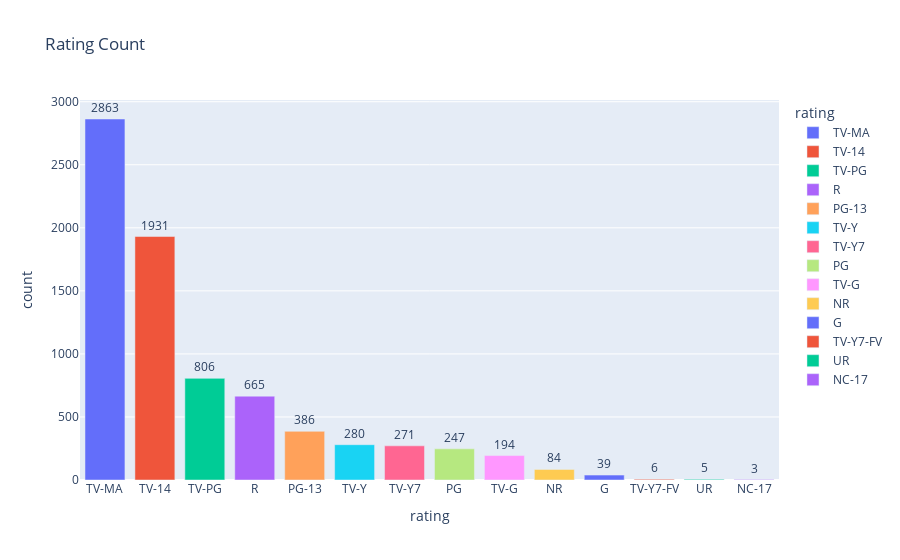

Notebook cell for this chart:
### Markdown cell above
International Movies, Dramas, Comedies, International Tv Shows recorded high values. This shows that netflix produces more internaltional and drama contents
¶

### Code cell
rating = pd.DataFrame(data.groupby("rating")["title"].count())

rating.reset_index(inplace=True)

rating.columns=["rating", "count"]

#sorting data
rating =pd.DataFrame(rating)
rating = rating.sort_values(by=['count'], ascending=False)

#creating a barchart
fig = px.bar(rating, x="rating", y="count",title="Rating Count",text="count",color="rating")
fig.update_traces(textposition="outside")

fig.show()

### Figure 1 — Plotly figure (JSON) as saved in the notebook; plotly's stock layout.template omitted (floating-point values rounded to 4 significant figures)
{"data": [{"alignmentgroup": "True", "hovertemplate": "rating=%{x}<br>count=%{text}<extra></extra>", "legendgroup": "TV-MA", "marker": {"color": "#636efa"}, "name": "TV-MA", "offsetgroup": "TV-MA", "orientation": "v", "showlegend": true, "text": [2863], "textposition": "outside", "type": "bar", "x": ["TV-MA"], "xaxis": "x", "y": [2863], "yaxis": "y"}, {"alignmentgroup": "True", "hovertemplate": "rating=%{x}<br>count=%{text}<extra></extra>", "legendgroup": "TV-14", "marker": {"color": "#EF553B"}, "name": "TV-14", "offsetgroup": "TV-14", "orientation": "v", "showlegend": true, "text": [1931], "textposition": "outside", "type": "bar", "x": ["TV-14"], "xaxis": "x", "y": [1931], "yaxis": "y"}, {"alignmentgroup": "True", "hovertemplate": "rating=%{x}<br>count=%{text}<extra></extra>", "legendgroup": "TV-PG", "marker": {"color": "#00cc96"}, "name": "TV-PG", "offsetgroup": "TV-PG", "orientation": "v", "showlegend": true, "text": [806], "textposition": "outside", "type": "bar", "x": ["TV-PG"], "xaxis": "x", "y": [806], "yaxis": "y"}, {"alignmentgroup": "True", "hovertemplate": "rating=%{x}<br>count=%{text}<extra></extra>", "legendgroup": "R", "marker": {"color": "#ab63fa"}, "name": "R", "offsetgroup": "R", "orientation": "v", "showlegend": true, "text": [665], "textposition": "outside", "type": "bar", "x": ["R"], "xaxis": "x", "y": [665], "yaxis": "y"}, {"alignmentgroup": "True", "hovertemplate": "rating=%{x}<br>count=%{text}<extra></extra>", "legendgroup": "PG-13", "marker": {"color": "#FFA15A"}, "name": "PG-13", "offsetgroup": "PG-13", "orientation": "v", "showlegend": true, "text": [386], "textposition": "outside", "type": "bar", "x": ["PG-13"], "xaxis": "x", "y": [386], "yaxis": "y"}, {"alignmentgroup": "True", "hovertemplate": "rating=%{x}<br>count=%{text}<extra></extra>", "legendgroup": "TV-Y", "marker": {"color": "#19d3f3"}, "name": "TV-Y", "offsetgroup": "TV-Y", "orientation": "v", "showlegend": true, "text": [280], "textposition": "outside", "type": "bar", "x": ["TV-Y"], "xaxis": "x", "y": [280], "yaxis": "y"}, {"alignmentgroup": "True", "hovertemplate": "rating=%{x}<br>count=%{text}<extra></extra>", "legendgroup": "TV-Y7", "marker": {"color": "#FF6692"}, "name": "TV-Y7", "offsetgroup": "TV-Y7", "orientation": "v", "showlegend": true, "text": [271], "textposition": "outside", "type": "bar", "x": ["TV-Y7"], "xaxis": "x", "y": [271], "yaxis": "y"}, {"alignmentgroup": "True", "hovertemplate": "rating=%{x}<br>count=%{text}<extra></extra>", "legendgroup": "PG", "marker": {"color": "#B6E880"}, "name": "PG", "offsetgroup": "PG", "orientation": "v", "showlegend": true, "text": [247], "textposition": "outside", "type": "bar", "x": ["PG"], "xaxis": "x", "y": [247], "yaxis": "y"}, {"alignmentgroup": "True", "hovertemplate": "rating=%{x}<br>count=%{text}<extra></extra>", "legendgroup": "TV-G", "marker": {"color": "#FF97FF"}, "name": "TV-G", "offsetgroup": "TV-G", "orientation": "v", "showlegend": true, "text": [194], "textposition": "outside", "type": "bar", "x": ["TV-G"], "xaxis": "x", "y": [194], "yaxis": "y"}, {"alignmentgroup": "True", "hovertemplate": "rating=%{x}<br>count=%{text}<extra></extra>", "legendgroup": "NR", "marker": {"color": "#FECB52"}, "name": "NR", "offsetgroup": "NR", "orientation": "v", "showlegend": true, "text": [84], "textposition": "outside", "type": "bar", "x": ["NR"], "xaxis": "x", "y": [84], "yaxis": "y"}, {"alignmentgroup": "True", "hovertemplate": "rating=%{x}<br>count=%{text}<extra></extra>", "legendgroup": "G", "marker": {"color": "#636efa"}, "name": "G", "offsetgroup": "G", "orientation": "v", "showlegend": true, "text": [39], "textposition": "outside", "type": "bar", "x": ["G"], "xaxis": "x", "y": [39], "yaxis": "y"}, {"alignmentgroup": "True", "hovertemplate": "rating=%{x}<br>count=%{text}<extra></extra>", "legendgroup": "TV-Y7-FV", "marker": {"color": "#EF553B"}, "name": "TV-Y7-FV", "offsetgroup": "TV-Y7-FV", "orientation": "v", "showlegend": true, "text": [6], "textposition": "outside", "type": "bar", "x": ["TV-Y7-FV"], "xaxis": "x", "y": [6], "yaxis": "y"}, {"alignmentgroup": "True", "hovertemplate": "rating=%{x}<br>count=%{text}<extra></extra>", "legendgroup": "UR", "marker": {"color": "#00cc96"}, "name": "UR", "offsetgroup": "UR", "orientation": "v", "showlegend": true, "text": [5], "textposition": "outside", "type": "bar", "x": ["UR"], "xaxis": "x", "y": [5], "yaxis": "y"}, {"alignmentgroup": "True", "hovertemplate": "rating=%{x}<br>count=%{text}<extra></extra>", "legendgroup": "NC-17", "marker": {"color": "#ab63fa"}, "name": "NC-17", "offsetgroup": "NC-17", "orientation": "v", "showlegend": true, "text": [3], "textposition": "outside", "type": "bar", "x": ["NC-17"], "xaxis": "x", "y": [3], "yaxis": "y"}], "layout": {"barmode": "relative", "legend": {"title": {"text": "rating"}, "tracegroupgap": 0}, "title": {"text": "Rating Count"}, "xaxis": {"anchor": "y", "categoryarray": ["TV-MA", "TV-14", "TV-PG", "R", "PG-13", "TV-Y", "TV-Y7", "PG", "TV-G", "NR", "G", "TV-Y7-FV", "UR", "NC-17"], "categoryorder": "array", "domain": [0, 1], "title": {"text": "rating"}}, "yaxis": {"anchor": "x", "domain": [0, 1], "title": {"text": "count"}}}}
